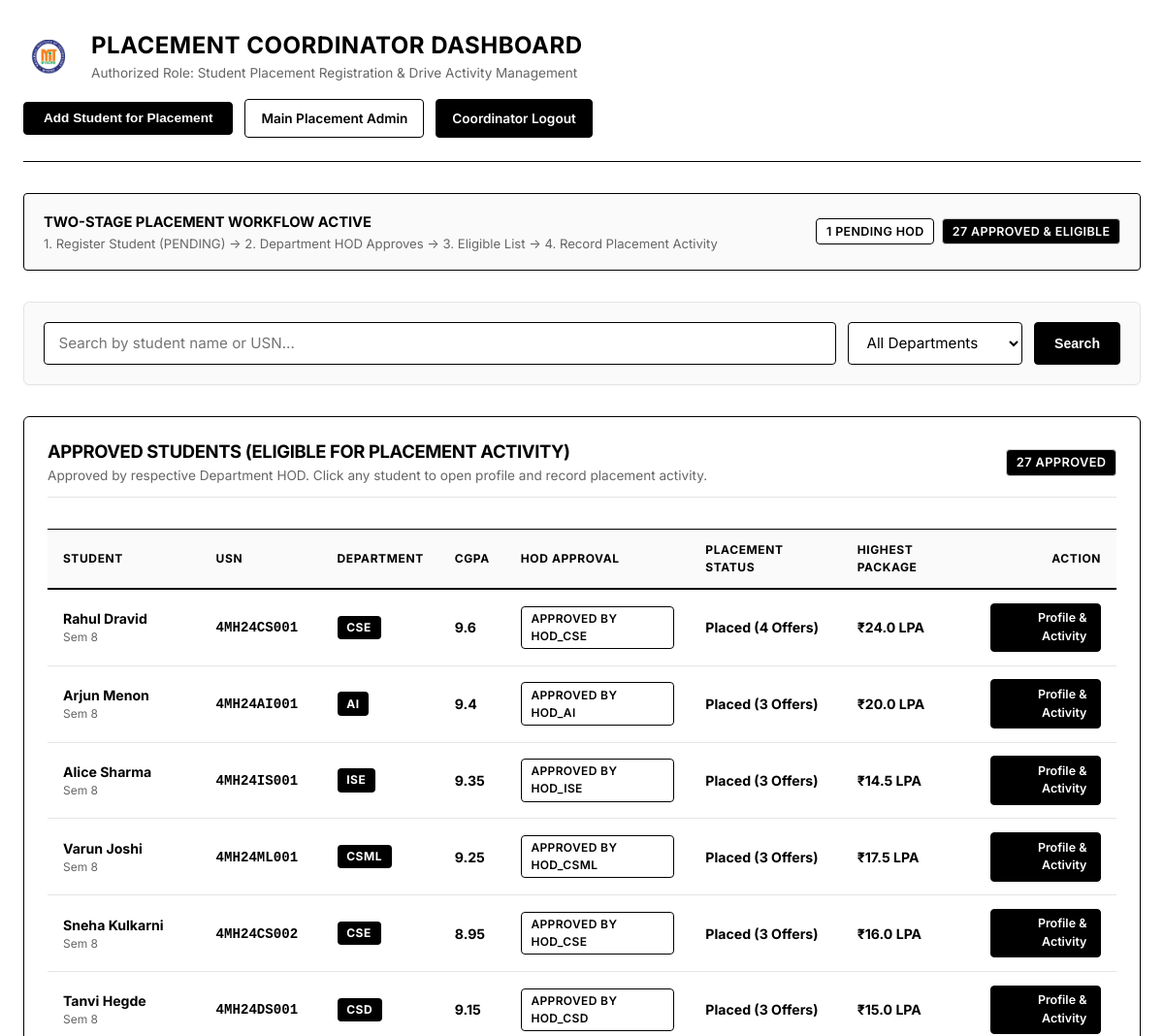
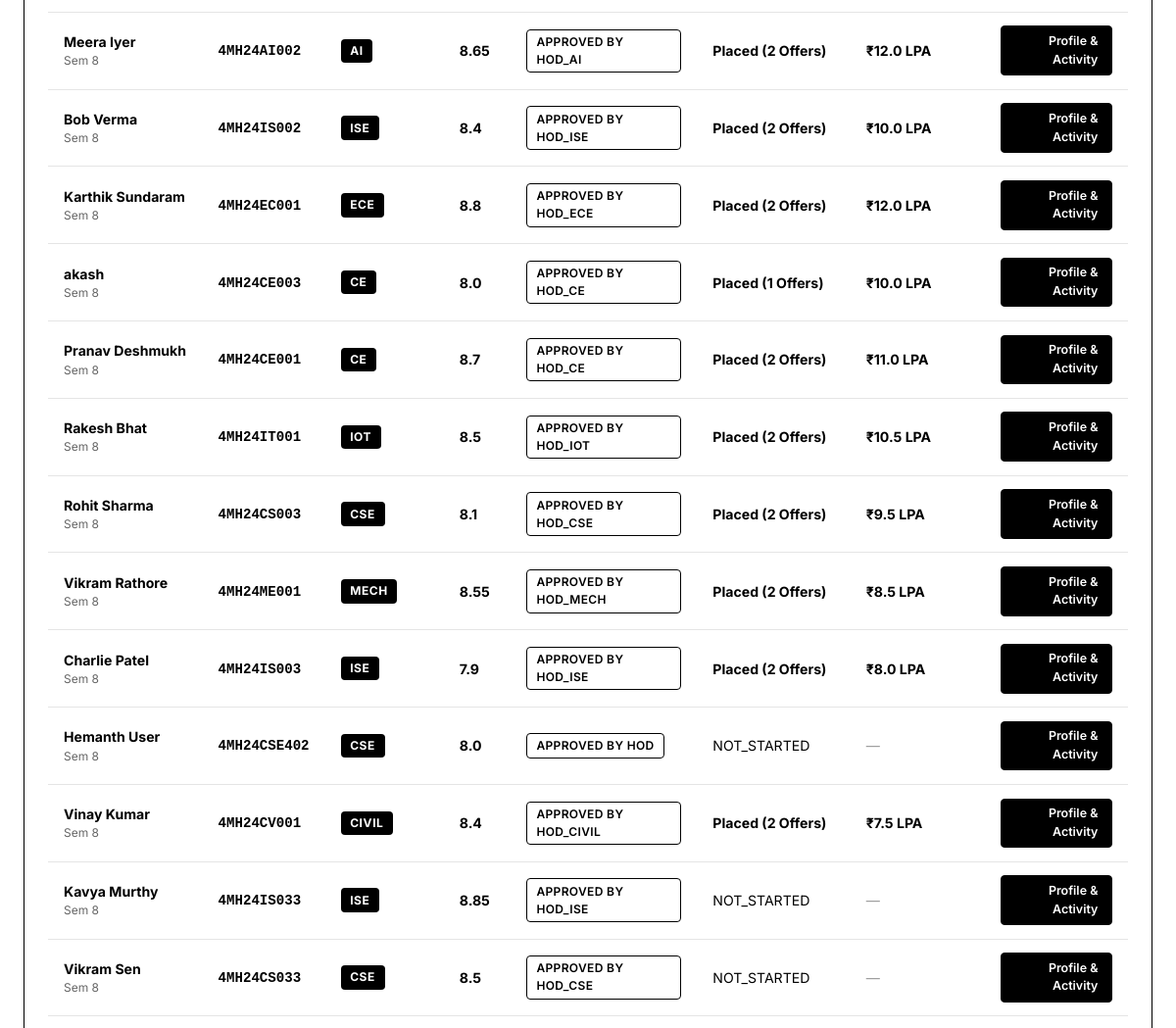
Before: /coordinator/dashboard (signed in, upper part) with the older database file (2 pictures, top to bottom).
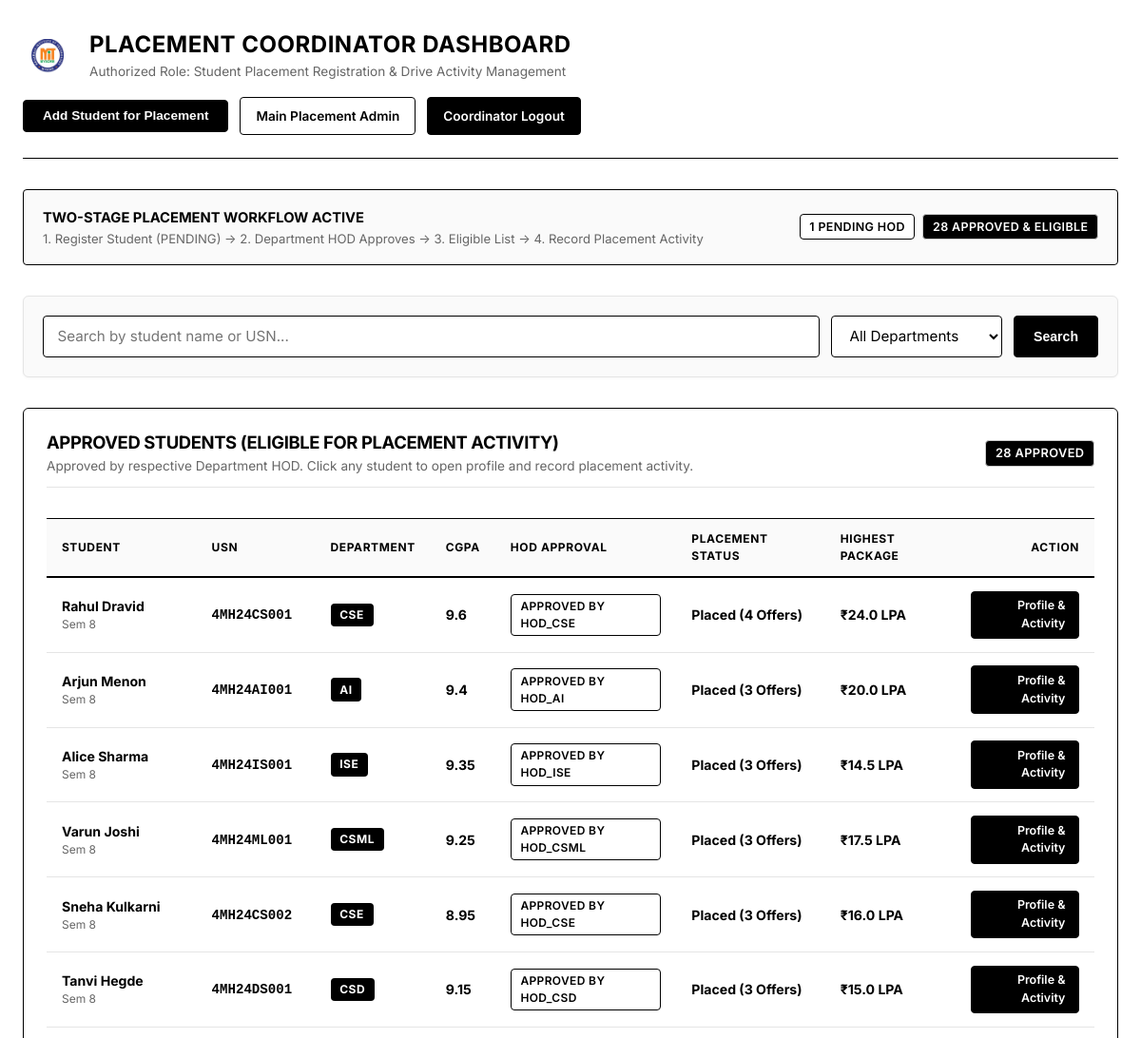
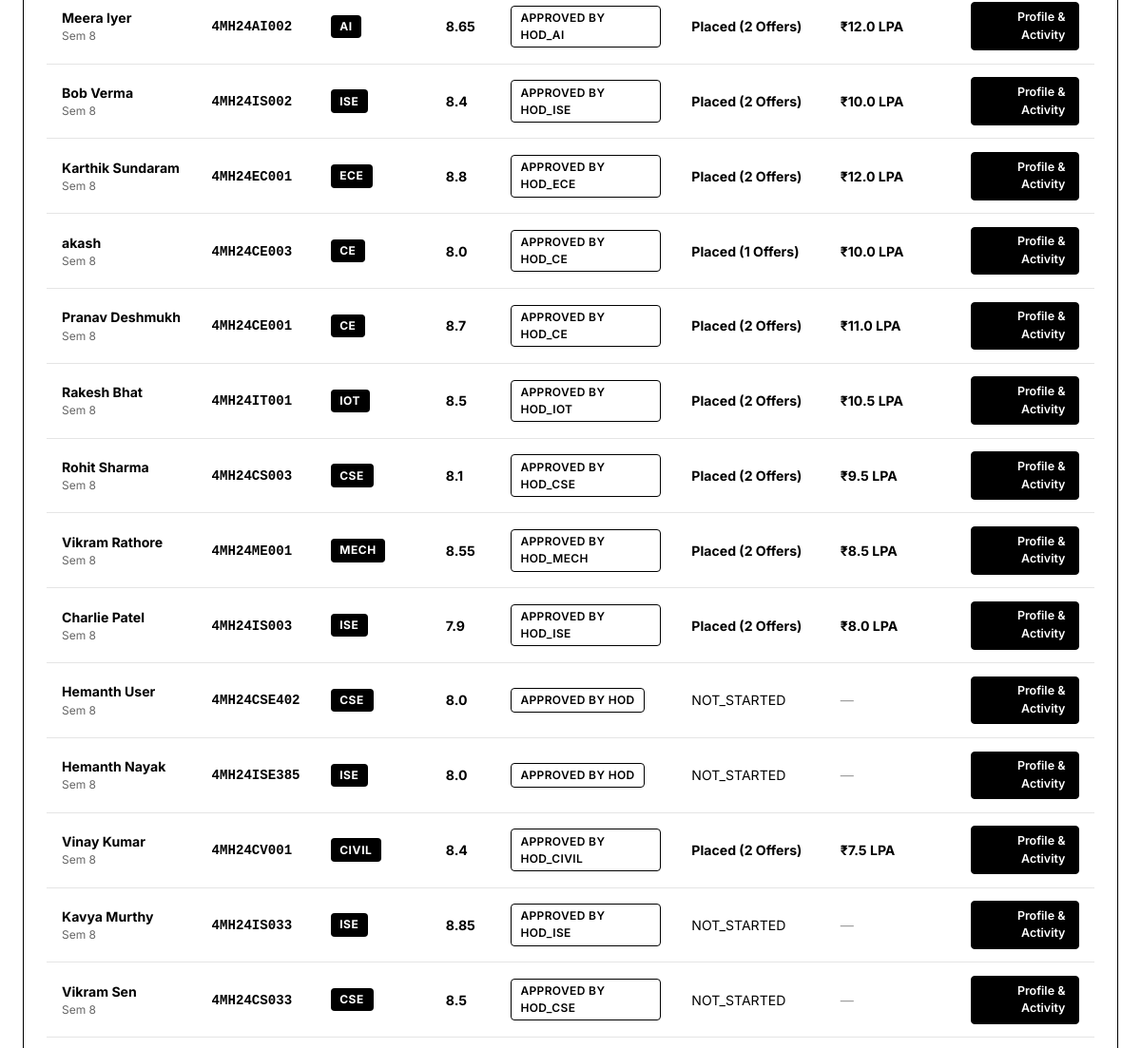
After: the same page with the newer database file (2 pictures, top to bottom).
### models.py (models this page shows, shortened)
class Student(db.Model):
    __tablename__ = 'students'
    usn = db.Column(db.String(20), primary_key=True)
    name = db.Column(db.String(100), nullable=False)
    mobile_number = db.Column(db.String(15), unique=True, nullable=False)
    email = db.Column(db.String(100), unique=True, nullable=True)
    department_id = db.Column(db.Integer, db.ForeignKey('departments.id'), nullable=False)
    semester = db.Column(db.Integer, default=8)
    cgpa = db.Column(db.Float, default=8.0)
    attendance = db.Column(db.Float, default=85.0)
    academic_score = db.Column(db.Float, default=82.0)
    skills = db.Column(db.String(255), default="Python, DSA, SQL")
    programming_languages = db.Column(db.String(255), default="Python, Java, C++")
    technical_skills = db.Column(db.String(255), default="Data Structures, DBMS, Web Development")
    certifications = db.Column(db.String(255), default="Cloud Computing, Full Stack Web Development")
    projects = db.Column(db.Text, default="Smart Placement Portal, AI Resume Screener")
    companies_attended = db.Column(db.Integer, default=0)
    companies_selected = db.Column(db.Integer, default=0)
    offers_count = db.Column(db.Integer, default=0)
    highest_package = db.Column(db.Float, default=0.0)  # in LPA
    average_package = db.Column(db.Float, default=0.0)  # in LPA
    placement_status = db.Column(db.String(50), default="NOT_STARTED") # PLACED, IN_PROCESS, NOT_STARTED, NOT_PLACED
    placement_approval_status = db.Column(db.String(50), default="APPROVED") # PENDING, APPROVED, REJECTED
    approved_by = db.Column(db.String(100), nullable=True)
    approved_at = db.Column(db.DateTime, nullable=True)
    rejected_by = db.Column(db.String(100), nullable=True)
    rejected_at = db.Column(db.DateTime, nullable=True)
    rejection_reason = db.Column(db.Text, nullable=True)
    resume = db.Column(db.String(255), default="Resume_Uploaded.pdf")
    performance = db.relationship('PerformanceRecord', backref='student', uselist=False, lazy=True)
    account_link = db.relationship('StudentAccountLink', backref='student', uselist=False, lazy=True)
    recommendations = db.relationship('LearningRecommendation', backref='student', lazy=True, order_by='LearningRecommendation.created_at.desc()')
    youtube_lessons = db.relationship('YouTubeLesson', backref='student', lazy=True, order_by='YouTubeLesson.created_at.desc()')
    quiz_attempts = db.relationship('QuizAttempt', backref='student', lazy=True, order_by='QuizAttempt.attempted_at.desc()')
    interview_sessions = db.relationship('MockInterviewSession', backref='student', lazy=True, order_by='MockInterviewSession.started_at.desc()')
    course_progress = db.relationship('StudentCourseProgress', backref='student', lazy=True, cascade='all, delete-orphan', order_by='StudentCourseProgress.saved_at.desc()')
    event_actions = db.relationship('StudentEventAction', backref='student', lazy=True, cascade='all, delete-orphan', order_by='StudentEventAction.updated_at.desc()')
    achievements = db.relationship('StudentAchievement', backref='student', lazy=True, cascade='all, delete-orphan', order_by='StudentAchievement.completion_date.desc()')
    notifications = db.relationship('StudentNotification', backref='student', lazy=True, cascade='all, delete-orphan', order_by='StudentNotification.created_at.desc()')
    preference = db.relationship('StudentPreference', backref='student', uselist=False, lazy=True, cascade='all, delete-orphan')
    provider_accounts = db.relationship('ExternalProviderAccount', backref='student', lazy=True, cascade='all, delete-orphan', order_by='ExternalProviderAccount.created_at.desc()')
    sync_logs = db.relationship('CertificateSyncLog', backref='student', lazy=True, cascade='all, delete-orphan', order_by='CertificateSyncLog.sync_started_at.desc()')
    @property
    def placement_score(self):
        if self.performance:
            return round(self.performance.overall_aggregate, 1)
        return 0.0

class Department(db.Model):
    __tablename__ = 'departments'
    id = db.Column(db.Integer, primary_key=True)
    code = db.Column(db.String(20), unique=True, nullable=False)
    name = db.Column(db.String(100), unique=True, nullable=False)
    hod_name = db.Column(db.String(100), default='Dr. HOD')
    hod_id = db.Column(db.String(50), default='HOD_01')
    hod_email = db.Column(db.String(100), default='hod@mitmysore.in')
    hod_phone = db.Column(db.String(30), default='+91 98450 11223')
    admins = db.relationship('Admin', backref='department', lazy=True)
    students = db.relationship('Student', backref='department', lazy=True)

### app.py (the view, shortened to what this page needs)
@app.route('/coordinator/dashboard')
def coordinator_dashboard():
    if not session.get('coordinator_authenticated') and session.get('role') != 'PLACEMENT_COORDINATOR':
        flash('Please authenticate as Placement Coordinator to access this console.', 'error')
        return redirect(url_for('coordinator_login'))
    departments = Department.query.order_by(Department.name).all()
    search_query = request.args.get('search', '').strip()
    dept_filter = request.args.get('dept_filter', '').strip().upper()
    approved_q = Student.query.filter_by(placement_approval_status='APPROVED')
    pending_q = Student.query.filter(Student.placement_approval_status.in_(['PENDING', 'PENDING_HOD_APPROVAL']))
    rejected_q = Student.query.filter_by(placement_approval_status='REJECTED')
    if dept_filter:
        dept_obj = Department.query.filter_by(code=dept_filter).first()
        if dept_obj:
            approved_q = approved_q.filter_by(department_id=dept_obj.id)
            pending_q = pending_q.filter_by(department_id=dept_obj.id)
            rejected_q = rejected_q.filter_by(department_id=dept_obj.id)
    approved_students = sorted(approved_q.all(), key=lambda s: (s.placement_score, s.highest_package), reverse=True)
    pending_students = pending_q.order_by(Student.usn).all()
    rejected_students = rejected_q.order_by(Student.usn).all()
    recent_activities = PlacementActivity.query.order_by(PlacementActivity.created_at.desc()).limit(20).all()
    return render_template(
        'coordinator_dashboard.html',
        departments=departments,
        approved_students=approved_students,
        pending_students=pending_students,
        rejected_students=rejected_students,
        recent_activities=recent_activities,
        search_query=search_query,
        dept_filter=dept_filter,
        current_date=datetime.utcnow().strftime('%Y-%m-%d')
    )

### app.py (called while the page is built)
@app.before_request
def auto_redirect_to_authorized_domain():
    if not app.config.get('TESTING') and request.host.startswith('127.0.0.1'):
        target_url = request.url.replace('127.0.0.1:5000', 'localhost:5000', 1)
        return redirect(target_url, code=302)

@app.context_processor
def inject_student_notifications():
    unread_count = 0
    if session.get('student_usn'):
        try:
            unread_count = NotificationService.get_unread_count(session.get('student_usn'))
        except Exception:
            unread_count = 0
    return dict(unread_notifications_count=unread_count)

@app.after_request
def add_security_headers(response):
    if not request.path.startswith('/static/'):
        response.headers["Cache-Control"] = "no-cache, no-store, must-revalidate, max-age=0"
        response.headers["Pragma"] = "no-cache"
        response.headers["Expires"] = "0"
    else:
        response.headers["Cache-Control"] = "public, max-age=86400"
    response.headers["X-Content-Type-Options"] = "nosniff"
    response.headers["X-Frame-Options"] = "DENY"
    return response

### templates/coordinator_dashboard.html (shortened to what the changed rows need)
<!DOCTYPE html>
<html lang="en">
<head>
    <link rel="stylesheet" href="{{ url_for('static', filename='css/style.css') }}">
</head>
<body style="background: #ffffff; color: #000000;">
    <div style="max-width: 1350px; margin: 0 auto; padding: 2rem 1.5rem;">
        <div style="display: flex; justify-content: space-between; align-items: center; margin-bottom: 2rem; flex-wrap: wrap; gap: 1rem; border-bottom: 1px solid #000; padding-bottom: 1.5rem;">
            <div style="display: flex; align-items: center; gap: 1rem;">
                <div>
                    <h1 style="font-size: 1.5rem; font-weight: 700; color: #000; margin: 0; text-transform: uppercase; letter-spacing: 0.5px;">
                        Placement Coordinator Dashboard
                    </h1>
                </div>
            </div>
        </div>
        <div style="background: #fafafa; border: 1px solid #000; border-radius: 4px; padding: 1rem 1.25rem; margin-bottom: 2rem; display: flex; align-items: center; justify-content: space-between; flex-wrap: wrap; gap: 0.75rem;">
            <div style="display: flex; gap: 0.5rem;">
                <span class="badge" style="border: 1px solid #000; color: #000; background: #fff; font-size: 0.78rem;">{{ pending_students|length }} Pending HOD</span>
                <span class="badge" style="background: #000; color: #fff; font-size: 0.78rem;">{{ approved_students|length }} Approved & Eligible</span>
            </div>
        </div>
        <div class="card" style="margin-bottom: 2.5rem; border: 1px solid #000; padding: 1.5rem;">
            <div style="display: flex; justify-content: space-between; align-items: center; margin-bottom: 1.25rem; flex-wrap: wrap; gap: 0.75rem; border-bottom: 1px solid #e5e5e5; padding-bottom: 0.75rem;">
                <div>
                    <h3 style="font-size: 1.15rem; font-weight: 700; color: #000; margin: 0; text-transform: uppercase;">
                    </h3>
                    <p style="color: #666; font-size: 0.85rem; margin: 3px 0 0;">
                    </p>
                </div>
                <span class="badge" style="background: #000; color: #fff; font-size: 0.8rem;">
                    {{ approved_students|length }} Approved
                </span>
            </div>
            <div style="overflow-x: auto;">
                <table class="portal-table">
                    <thead>
                        <tr>
                            <th>Student</th>
                            <th>USN</th>
                            <th>Department</th>
                            <th>CGPA</th>
                            <th>HOD Approval</th>
                            <th>Placement Status</th>
                            <th>Highest Package</th>
                            <th style="text-align: right;">Action</th>
                        </tr>
                    </thead>
                    <tbody>
                        {% for st in approved_students %}
                        <tr onclick="window.location.href='{{ url_for('coordinator_student_profile', usn=st.usn) }}'" style="cursor: pointer;">
                            <td>
                                <strong>{{ st.name }}</strong>
                                <div style="font-size: 0.75rem; color: #666;">Sem {{ st.semester }}</div>
                            </td>
                            <td><span style="font-family: monospace; font-weight: 600;">{{ st.usn }}</span></td>
                            <td><span class="badge-dept">{{ st.department.code }}</span></td>
                            <td><strong>{{ st.cgpa }}</strong></td>
                            <td>
                                <span class="badge" style="border: 1px solid #000; color: #000; background: #fff;">
                                    APPROVED by {{ st.approved_by or 'HOD' }}
                                </span>
                            </td>
                            <td>
                                {% if st.placement_status == 'Placed' %}
                                    <span style="font-weight: 700;">Placed ({{ st.offers_count }} Offers)</span>
                                {% else %}
                                    <span>{{ st.placement_status }}</span>
                                {% endif %}
                            </td>
                            <td>
                                {% if st.highest_package > 0 %}
                                    <strong>₹{{ st.highest_package }} LPA</strong>
                                {% else %}
                                    <span style="color: #999;">—</span>
                                {% endif %}
                            </td>
                            <td style="text-align: right;">
                                <a href="{{ url_for('coordinator_student_profile', usn=st.usn) }}" class="btn" style="background: #000; color: #fff; font-size: 0.78rem; padding: 0.35rem 0.85rem; border: 1px solid #000;">
                                    Profile &amp; Activity
                                </a>
                            </td>
                        </tr>
                        {% else %}
                        <tr>
                            <td colspan="8" style="text-align: center; padding: 2rem; color: #666;">
                                No approved students matching the filter.
                            </td>
                        </tr>
                        {% endfor %}
                    </tbody>
                </table>
            </div>
        </div>
    </div>
</body>
</html>

Changed rows visible on the page:
added Student: name "Hemanth Nayak", semester "8", usn "4MH24ISE385", department.code "ISE", cgpa "8.0", approved_by "HOD", placement_status "NOT_STARTED"
Other visible differences:
{{ approved_students|length }}: "27" → "28"
